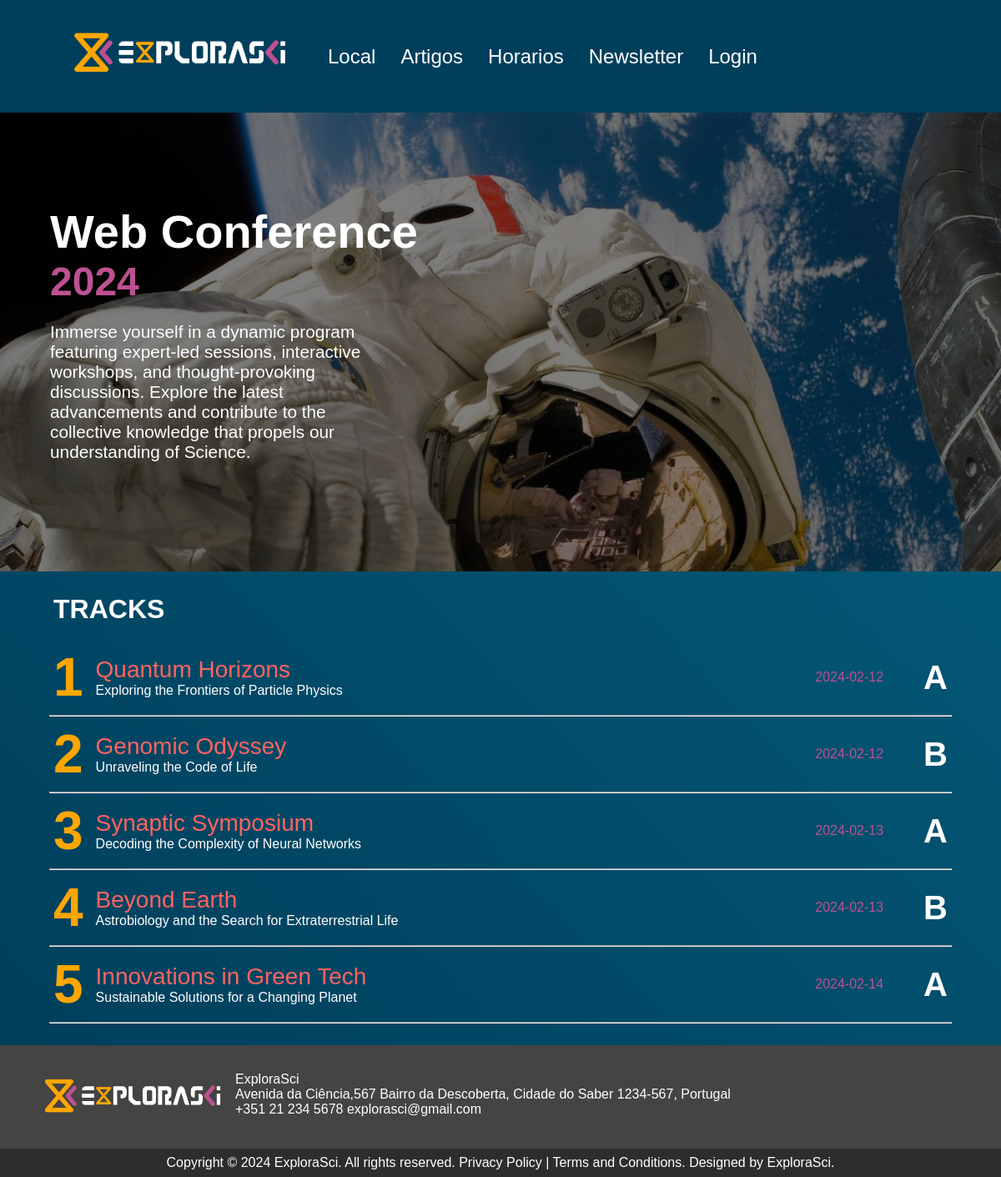
The page / on the database its author committed.
### tables this page shows
CREATE TABLE `conteudo` (
  `id` int(11) NOT NULL,
  `titulo` varchar(100) NOT NULL,
  `texto` varchar(5000) NOT NULL
);

CREATE TABLE `horario` (
  `id` int(11) NOT NULL,
  `idArtigo` int(11) NOT NULL,
  `idTrack` int(11) NOT NULL,
  `sala` varchar(1) NOT NULL,
  `data` date NOT NULL,
  `hora` time NOT NULL
);

CREATE TABLE `track` (
  `id` int(11) NOT NULL,
  `nome` varchar(50) NOT NULL,
  `texto` varchar(5000) NOT NULL
);

### content_fetch.php (called while the page is built)
<?php
function getContentById($id, $db) {
    $sql = "SELECT texto FROM conteudo WHERE id = $id";
    $result = $db->query($sql);
    if ($result) {
        $row = $result->fetch_assoc();
        return $row["texto"];
    } else {
        return 'Error fetching text from the database.';
    }
}
?>

### index.php (the view)
<?php
include("inc/config.inc.php");
include "inc/top.inc.php";
include("content_fetch.php");
include("inc/autentica.inc.php");
?>
<main id="special">
    <div class="blue-gradient">
        <div class="hero-container">
            <img class="hero-image" src="./images/sky-earth-space-working.jpg" alt="Hero Image">
            <div class="overlay"></div>
            <div class="hero-content">
                <h1>Web Conference</h1>
                <span class="current-year">2024</span>
                <?php
                $contentId = 1;
                $contentText = getContentById($contentId, $db);
                echo '<p class="description">' . $contentText . '</p>';
                ?>
            </div>
        </div>
        <h2>Tracks</h2>
        <?php
        $sql = "SELECT horario.id, horario.sala, track.texto AS track_texto, track.nome AS track_nome, horario.data
        FROM horario INNER JOIN track ON horario.idTrack = track.id";
        $result = $db->query($sql);
        if ($result->num_rows > 0) {
            $counter = 1;
            $uniqueTracks = array();
            while ($row = $result->fetch_assoc()) {
                $trackName = $row["track_nome"];
                if (!in_array($trackName, $uniqueTracks)) {
                    echo "
                    <div class='track'>
                        <div class='tracks'>
                            <span class='track-number'>" . $counter . "</span>
                            <div class='track-container'>
                                <div class='track-left'>
                                    <span class='track-title'>" . $trackName . "</span>
                                    <span class='track-description'>" . $row["track_texto"] . "</span>
                                </div>
                                <div class='track-right'>
                                    <span class='track-date'>" . $row["data"] . "</span>
                                    <span class='track-room'>" . $row["sala"] . "</span>
                                </div>
                            </div>
                        </div>
                        <hr>
                    </div>";
                    $uniqueTracks[] = $trackName;
                    $counter++;
                }
            }
        } else {
            echo "<p>No articles found.</p>";
        }
        ?>
        <br>
    </div>
</main>
<?php
include "inc/bot.inc.php";
?>

### inc/bot.inc.php (shortened to what this page needs)
<footer>
    <div class="footer-info">
        <img src="./images/ExploraSci.png" alt="logo" width="250px" height="60">
        <span>ExploraSci <br>
        <?php
                $contentId = 2;
                $contentText = getContentById($contentId, $db);
                echo $contentText ;
                ?><br>
        +351 21 234 5678 explorasci@gmail.com</span>
    </div>
    <div class="copyright">
        <span>Copyright &copy 2024 ExploraSci. All rights reserved. Privacy Policy | Terms and Conditions. Designed by ExploraSci. </span>
    </div>
</footer>
</body>
</html>

### css/novatasks.css (style rules this page uses)
body { height: 100vh; min-height: 100vh; margin: 0 auto; font-family: 'Helvetica', Verdana, Geneva, Tahoma, sans-serif; background: white; display: flex; flex-flow: column; }
main { height: 100%; }
#special { height: auto; }
footer { position: relative; bottom: 0; width: 100%; }
.footer-info { display: flex; flex-flow: row; background: #444; padding: 2em; color: white; }
.copyright { padding: .5em; color: white; background: #2d2d2d; margin: 0; text-align: center; }
h2 { font-size: 2rem; font-weight: bold; color: white; text-align: left; text-transform: uppercase; margin-left: 2em; }
.hero-container { position: relative; width: 100%; max-height: 550px; overflow: hidden; }
.hero-image { width: 100%; height: auto; display: block; }
.hero-content { position: absolute; top: 20%; left: 5%; color: #fff; }
.description { font-size: 1em; max-width: 400px; }
.current-year { font-size: 3em; color: #bd5192; font-weight: bold; }
h1 { font-size: 3.5rem; margin: 0; }
.overlay { position: absolute; top: 0; left: 0; width: 100%; height: 100%; background: rgba(0, 0, 0, 0.5); }
.blue-gradient { height: 100%; background: rgb(0, 63, 92); background: linear-gradient(45deg, rgba(0, 63, 92, 1) 0%, rgba(3, 88, 118, 1) 80%); }
.tracks { display: flex; flex-flow: row; align-items: center; margin-inline: 4em; }
.track-container { display: flex; justify-content: space-between; align-items: center; width: 100%; }
.track-right { display: flex; color: white; align-items: center; margin-left: auto; gap: 3em; }
.track-left { display: flex; flex-flow: column; color: white; margin-right: auto; }
.track-number { font-size: 4rem; font-weight: bold; color: #ffa600; margin-right: 15px; }
.track-date { color: #bd5192; }
.track-room { font-size: 2.5rem; font-weight: bold; }
.track-title { font-size: 1.75rem; color: #ff6461; }
.track-description { font-size: 1rem; }
hr { color: #bd5192; width: 90%; }
.description { font-size: 1.3rem; }

### rows shown on the page
conteudo: texto "Immerse yourself in a dynamic program featuring expert-led sessions, interactive workshops, and thought-provoking discussions. Explore the latest advancements and contribute to the collective knowledge that propels our understanding of Science."
horario: idTrack.nome "Quantum Horizons", idTrack.texto "Exploring the Frontiers of Particle Physics", data "2024-02-12", sala "A"
horario: idTrack.nome "Genomic Odyssey", idTrack.texto "Unraveling the Code of Life", data "2024-02-12", sala "B"
horario: idTrack.nome "Synaptic Symposium", idTrack.texto "Decoding the Complexity of Neural Networks", data "2024-02-13", sala "A"
horario: idTrack.nome "Beyond Earth", idTrack.texto "Astrobiology and the Search for Extraterrestrial Life", data "2024-02-13", sala "B"
horario: idTrack.nome "Innovations in Green Tech", idTrack.texto "Sustainable Solutions for a Changing Planet", data "2024-02-14", sala "A"
conteudo: texto "Avenida da Ciência,567 Bairro da Descoberta, Cidade do Saber 1234-567, Portugal"
